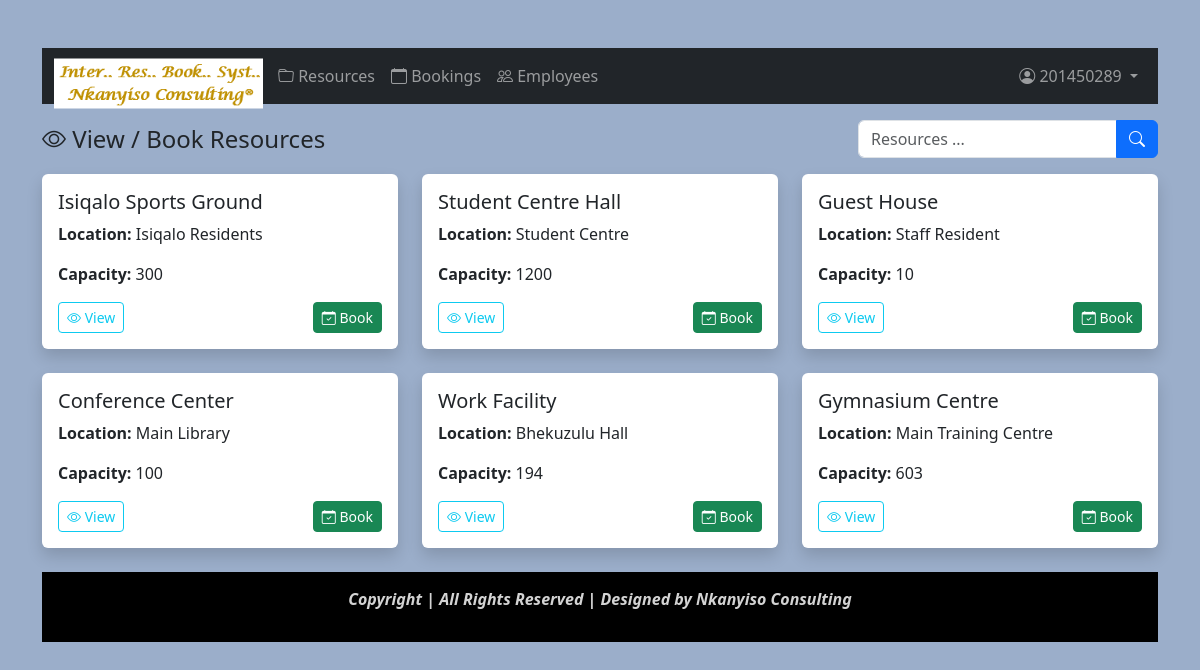
Screenshot of /resources.php (signed in) with the database file from the repository.
### tables this page shows
CREATE TABLE `resources` (
  `resource_id` int(11) NOT NULL,
  `resource_name` varchar(30) NOT NULL,
  `description` varchar(200) NOT NULL,
  `location` varchar(50) NOT NULL,
  `capacity` int(10) NOT NULL,
  `picture` varchar(50) NOT NULL,
  `status` enum('Inactive','Active') DEFAULT 'Inactive'
);

### resources.php (the view, shortened to what this page needs)
<?php
require 'assets/includes/db.php';
$stmt = $pdo->query("SELECT * FROM resources WHERE status = 'active'");
$resources = $stmt->fetchAll();
?>
<!DOCTYPE html>
<html lang="en">
  <head>
    <?php include 'assets/includes/header.php'?>
  </head>
  <body>
    <div class="container mt-5">
      <?php include 'assets/includes/navbar.php'; ?>
      <div class="d-flex justify-content-between align-items-center mb-3 add-resource">
          <h4 class="mb-0">
              <i class="bi bi-eye"></i> View / Book Resources
          </h4>
          <div class="input-group" style="width: 300px">
            <input type="text" class="form-control" placeholder="Resources ..." id="searchInput">
            <button class="btn btn-primary" type="button" id="searchBtn">
                <i class="bi bi-search"></i>
            </button>
          </div>
      </div>
      <div class="row">
        <?php foreach ($resources as $res): ?>
          <div class="col-md-4 mb-4">
            <div class="card shadow">
              <div class="card-body">
                <h5 class="card-title"><?= htmlspecialchars($res['resource_name']) ?></h5>
                <p class="card-text"><strong>Location:</strong> <?= htmlspecialchars($res['location']) ?></p>
                <p class="card-text"><strong>Capacity:</strong> <?= htmlspecialchars($res['capacity']) ?></p>
                <div class="d-flex justify-content-between">
                  <button class="btn btn-outline-info btn-sm" data-bs-toggle="modal" data-bs-target="#viewModal<?= $res['resource_id'] ?>">
                    <i class="bi bi-eye"></i> View
                  </button>
                  <button class="btn btn-success btn-sm" data-bs-toggle="modal" data-bs-target="#viewModal<?= $res['resource_id'] ?>">
                    <i class="bi bi-calendar-check"></i> Book
                  </button>
                </div>
              </div>
            </div>
          </div>
        <?php endforeach; ?>
      </div>
      <?php include 'assets/includes/footer.php'?>
    </div>
  </body>
</html>

### assets/includes/header.php (shortened to what this page needs)
<link href="https://cdn.jsdelivr.net/npm/bootstrap@5.3.3/dist/css/bootstrap.min.css" rel="stylesheet">
<link href="https://cdn.jsdelivr.net/npm/bootstrap-icons@1.10.5/font/bootstrap-icons.css" rel="stylesheet">
<link href="https://cdn.datatables.net/1.13.8/css/dataTables.bootstrap5.min.css"  rel="stylesheet">
<link href="https://cdn.jsdelivr.net/npm/fullcalendar@6.1.8/index.global.min.css" rel="stylesheet">
<link href="assets/css/bootstrap.min.css" rel="stylesheet">
<link href="assets/css/bootstrap-icons.css" rel="stylesheet">
<link href="assets/css/dataTables.bootstrap5.min.css" rel="stylesheet">
<link href="assets/css/style.css" rel="stylesheet">
<link href="assets/css/style2.css" rel="stylesheet">

### assets/includes/navbar.php (shortened to what this page needs)
<nav class="navbar navbar-expand-lg navbar-dark bg-dark sticky-top">
  <div class="container-fluid">
    <?php if (isset($_SESSION['user']) && $_SESSION['user']['role'] === 'Admin'): ?>
      <a class="navbar-brand position-relative py-o" href="admin_dashboard.php" style="width: 200px;">
        <img src="assets/images/logo.png" alt="Logo"
        class="position-absolute"
        style="top: 50%; transform: translateY(-35%);height: 50px; left: 0; z-index: 1000;">
      </a>
    <?php endif; ?>
    <div class="collapse navbar-collapse" id="navbarContent">
      <ul class="navbar-nav me-auto mb-2 mb-lg-0">
        <?php if (isset($_SESSION['user']) && $_SESSION['user']['role'] === 'Admin'): ?>
          <li class="nav-item">
            <a class="nav-link" href="admin_manage_resources.php"><i class="bi bi-folder"></i> Resources</a>
          </li>
          <li class="nav-item">
            <a class="nav-link" href="admin_manage_bookings.php"><i class="bi bi-calendar"></i> Bookings</a>
          </li>
          <li class="nav-item">
            <a class="nav-link" href="admin_manage_users.php"><i class="bi bi-people"></i> Employees</a>
          </li>
        <?php endif; ?>
      </ul>
      <ul class="navbar-nav ms-auto mb-2 mb-lg-0">
          <li class="nav-item dropdown">
            <a class="nav-link dropdown-toggle" href="#" id="userDropdown" role="button" data-bs-toggle="dropdown" aria-expanded="false">
              <i class="bi bi-person-circle"></i> <?= htmlspecialchars($_SESSION['user']['employee_no']) ?>
            </a>
          </li>
      </ul>
    </div>
  </div>
</nav>

### assets/includes/footer.php
<footer>
  <p style="color: lightgrey" align="center"><i><b> Copyright <i class="glyphicon glyphicon-registration-mark"></i>| All Rights Reserved | Designed by Nkanyiso Consulting</b></i></p>
</footer>

### assets/css/style.css (style rules this page uses)
body { background: linear-gradient(rgba(0, 0, 0, 0.5), rgba(84, 36, 36, 0.5)), url('../images/bg.jpeg') no-repeat center center fixed; background-size: cover; position: relative; margin: 0; padding: 0; }
footer { background-color: black; color: white; padding: 15px; }
.search-bar, .add-resource, .add-employees { margin: 16px 0; display: flex; gap: 8px; }

### assets/css/style2.css (style rules this page uses)
* { margin:0; padding:0; box-sizing:border-box; }
body { background:#9baeca; font-family:Segoe UI; }
.card { border:none; box-shadow:0 2px 8px rgba(0,0,0,.1); }

### rows the page displays
resources: resource_name "Isiqalo Sports Ground", location "Isiqalo Residents", capacity "300"
resources: resource_name "Student Centre Hall", location "Student Centre", capacity "1200"
resources: resource_name "Guest House", location "Staff Resident", capacity "10"
resources: resource_name "Conference Center", location "Main Library", capacity "100"
resources: resource_name "Work Facility", location "Bhekuzulu Hall", capacity "194"
resources: resource_name "Gymnasium Centre", location "Main Training Centre", capacity "603"

### other values shown
$_SESSION['user']['employee_no'] "201450289"
